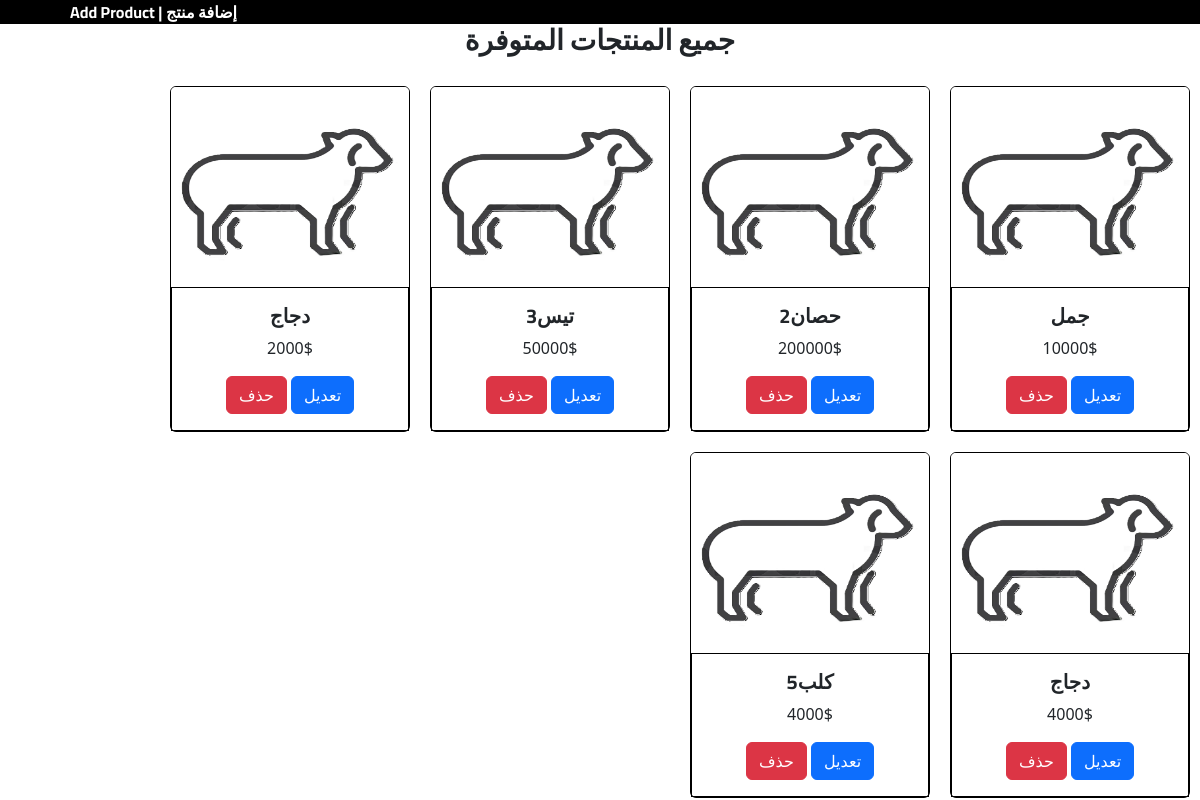
The page /admin/prouducts.php on the database its author committed.
### tables this page shows
CREATE TABLE `products` (
  `id` int(11) NOT NULL,
  `name` varchar(100) NOT NULL,
  `price` varchar(100) NOT NULL,
  `image` varchar(100) NOT NULL
);

### admin/prouducts.php (the view, shortened to what this page needs)
<!DOCTYPE html>
<html lang="en">
<head>
    <link href="https://cdn.jsdelivr.net/npm/bootstrap@5.3.3/dist/css/bootstrap.min.css" rel="stylesheet">
    <link rel="stylesheet" href="index.css">
</head>
<body>
    <nav calss="navbar">
        <a id="aa" class="navbar-brand" href="test.php">Add Product | إضافة منتج</a>
    </nav>
    <center>
        <h3>جميع المنتجات المتوفرة</h3>
    </center>
    <?php
    include('user/config.php');
    $result = mysqli_query($con, "SELECT * FROM products");
    while ($row = mysqli_fetch_array($result)) {
        echo "
        <center>
        <main>
            <div class='card' style='width: 15rem; border: 1px black solid;'>
             <img src='$row[image]' class='card-img-top'>
             <div class='card-body' style='border: 1px black solid;'>
                    <h5 class='card-title'>$row[name]</h5>
                    <p class='card-text'>$row[price]</p>
                    <a href='Function\delete.php? id=$row[id]' class='btn btn-danger'>حذف</a>
                    <a href='update.php? id=$row[id]' class='btn btn-primary'>تعديل</a>
                </div>
            </div>
        </main>
            <center>
            ";
    }
    ?>
    </center>
</body>
</html>

### admin/index.css (style rules this page uses)
a { text-decoration: none; font-size: 20px; color: tomato; font-family: "Cairo", sans-serif; font-weight: bold; padding-bottom: 20px; }

### admin/prouducts.php (style rules this page uses)
h3, h5 { font-family: "Cairo", sans-serif; font-weight: bold; }
.card { float: right; margin-top: 20px; margin-left: 10px; margin-right: 10px; }
.card img { width: 100%; height: 200px; }
main { width: 100%; }
#aa { margin-left: 70px; text-decoration: none; color: white; }
nav { background-color: black; }

### rows shown on the page
products: image (picture), name "جمل", price "10000$"
products: image (picture), name "حصان2", price "200000$"
products: image (picture), name "تيس3", price "50000$"
products: image (picture), name "دجاج", price "2000$"
products: image (picture), name "دجاج", price "4000$"
products: image (picture), name "كلب5", price "4000$"
